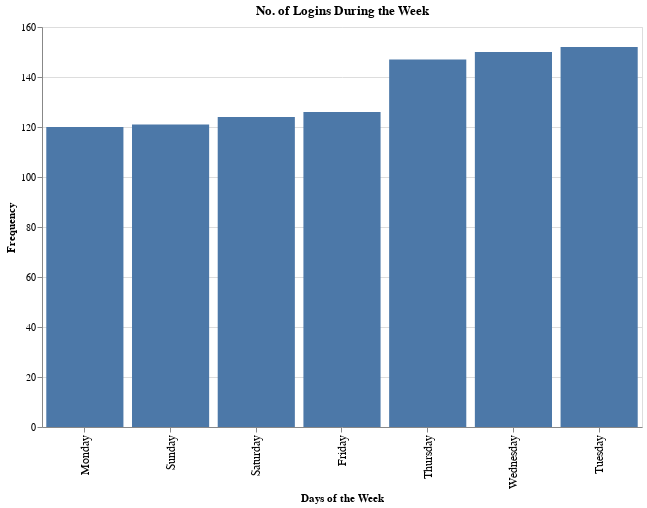

Notebook cell for this chart:
### Markdown cell above
**5.1 Data Visualisation and Findings**

### Code cell
df = pd.read_csv("da.csv")
hist = alt.Chart(df).mark_bar().encode(
    alt.X('DayOfTheWeek:N', axis=alt.Axis(title='Days of the Week', labelFontSize=12), 
    sort=alt.EncodingSortField(field='DayOfTheWeek', op='count', order='ascending')),
    alt.Y('count():Q', axis=alt.Axis(title='Frequency'))
).properties(width=600, height=400, title="No. of Logins During the Week")

hist

### Figure 1 — Vega-Lite specification as saved in the notebook (floating-point values rounded to 4 significant figures; data arrays with more than 128 entries replaced by an {"elided": "..."} marker saying what was removed)
{"config": {"view": {"continuousWidth": 400, "continuousHeight": 300}}, "data": {"name": "data-682f2c8324a641a930fb9c53282b4830"}, "mark": "bar", "encoding": {"x": {"axis": {"labelFontSize": 12, "title": "Days of the Week"}, "field": "DayOfTheWeek", "sort": {"field": "DayOfTheWeek", "op": "count", "order": "ascending"}, "type": "nominal"}, "y": {"aggregate": "count", "axis": {"title": "Frequency"}, "type": "quantitative"}}, "height": 400, "title": "No. of Logins During the Week", "width": 600, "$schema": "https://vega.github.io/schema/vega-lite/v4.17.0.json", "datasets": {"data-682f2c8324a641a930fb9c53282b4830": {"elided": "940 records"}}}
